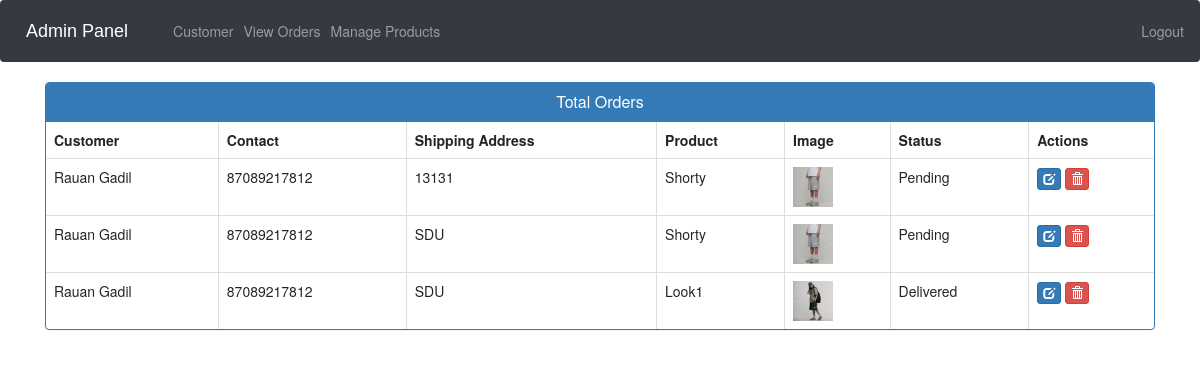
The page /admin-view-booking (signed in) on the database as committed earlier.
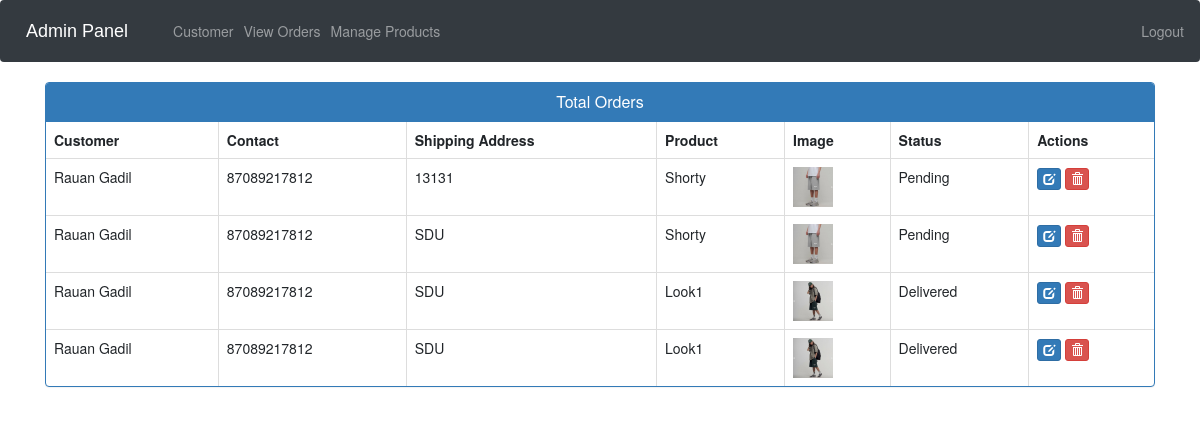
The same page on the database as committed later.
### ecom/models.py (models this page shows, shortened)
class Customer(models.Model):
    user=models.OneToOneField(User,on_delete=models.CASCADE)
    profile_pic= models.ImageField(upload_to='profile_pic/CustomerProfilePic/',null=True,blank=True)
    address = models.CharField(max_length=40)
    mobile = models.CharField(max_length=20,null=False)
    @property
    def get_name(self):
        return self.user.first_name+" "+self.user.last_name

class Orders(models.Model):
    STATUS =(
        ('Pending','Pending'),
        ('Order Confirmed','Order Confirmed'),
        ('Out for Delivery','Out for Delivery'),
        ('Delivered','Delivered'),
    )
    customer=models.ForeignKey('Customer', on_delete=models.CASCADE,null=True)
    product=models.ForeignKey('Product',on_delete=models.CASCADE,null=True)
    email = models.CharField(max_length=50,null=True)
    address = models.CharField(max_length=500,null=True)
    mobile = models.CharField(max_length=20,null=True)
    order_date= models.DateField(auto_now_add=True,null=True)
    status=models.CharField(max_length=50,null=True,choices=STATUS)

class Product(models.Model):
    name=models.CharField(max_length=40)
    product_image= models.ImageField(upload_to='product_image/',null=True,blank=True)
    price = models.PositiveIntegerField()
    description=models.CharField(max_length=40)

### ecom/views.py (the view)
# urls.py: path('admin-view-booking', views.admin_view_booking_view,name='admin-view-booking'),
@login_required(login_url='adminlogin')
def admin_view_booking_view(request):
    orders=models.Orders.objects.all()
    ordered_products=[]
    ordered_bys=[]
    for order in orders:
        ordered_product=models.Product.objects.all().filter(id=order.product.id)
        ordered_by=models.Customer.objects.all().filter(id = order.customer.id)
        ordered_products.append(ordered_product)
        ordered_bys.append(ordered_by)
    return render(request,'ecom/admin_view_booking.html',{'data':zip(ordered_products,ordered_bys,orders)})

### templates/ecom/admin_view_booking.html (shortened to what this page needs)
{% extends 'ecom/admin_base.html' %}
{% load static %}
{% block content %}
<head>
  <link href="//netdna.bootstrapcdn.com/bootstrap/3.0.0/css/bootstrap.min.css" rel="stylesheet" id="bootstrap-css">
</head>
<div class="container">
  <div class="panel panel-primary">
    <div class="panel-heading">
      <h6 class="panel-title">Total Orders</h6>
    </div>
    <table class="table table-hover table-bordered" id="dev-table">
      <thead>
        <tr>
          <th>Customer</th>
          <th>Contact</th>
          <th>Shipping Address</th>
          <th>Product</th>
          <th>Image</th>
          <th>Status</th>
          <th>Actions</th>
        </tr>
      </thead>
      {% for product,customer,order in data %}
      <tr>
        {% for c in customer %}
        <td> {{c.get_name}}</td>
        <td>{{c.mobile}}</td>
        <td>{{order.address}}</td>
        {% endfor %}
        {% for p in product %}
        <td> {{p.name}}</td>
        <td> <img src="{% static p.product_image.url %}" alt="Profile Pic" height="40px" width="40px" /></td>
        <td>{{order.status}}</td>
        <td><a class="btn btn-primary btn-xs" href="{% url 'update-order' order.id  %}"><span class="glyphicon glyphicon-edit"></span></a>
        <a class="btn btn-danger btn-xs" href="{% url 'delete-order' order.id  %}"><span class="glyphicon glyphicon-trash"></span></a></td>
        {% endfor %}
      </tr>
      {% endfor %}
    </table>
  </div>
</div>
{% endblock content %}

Rows that differ between the two databases and show on the page:
added Orders: address "SDU", status "Delivered", Customer (get_name "Rauan Gadil", mobile "87089217812"), Product (name "Look1", product_image (picture))
